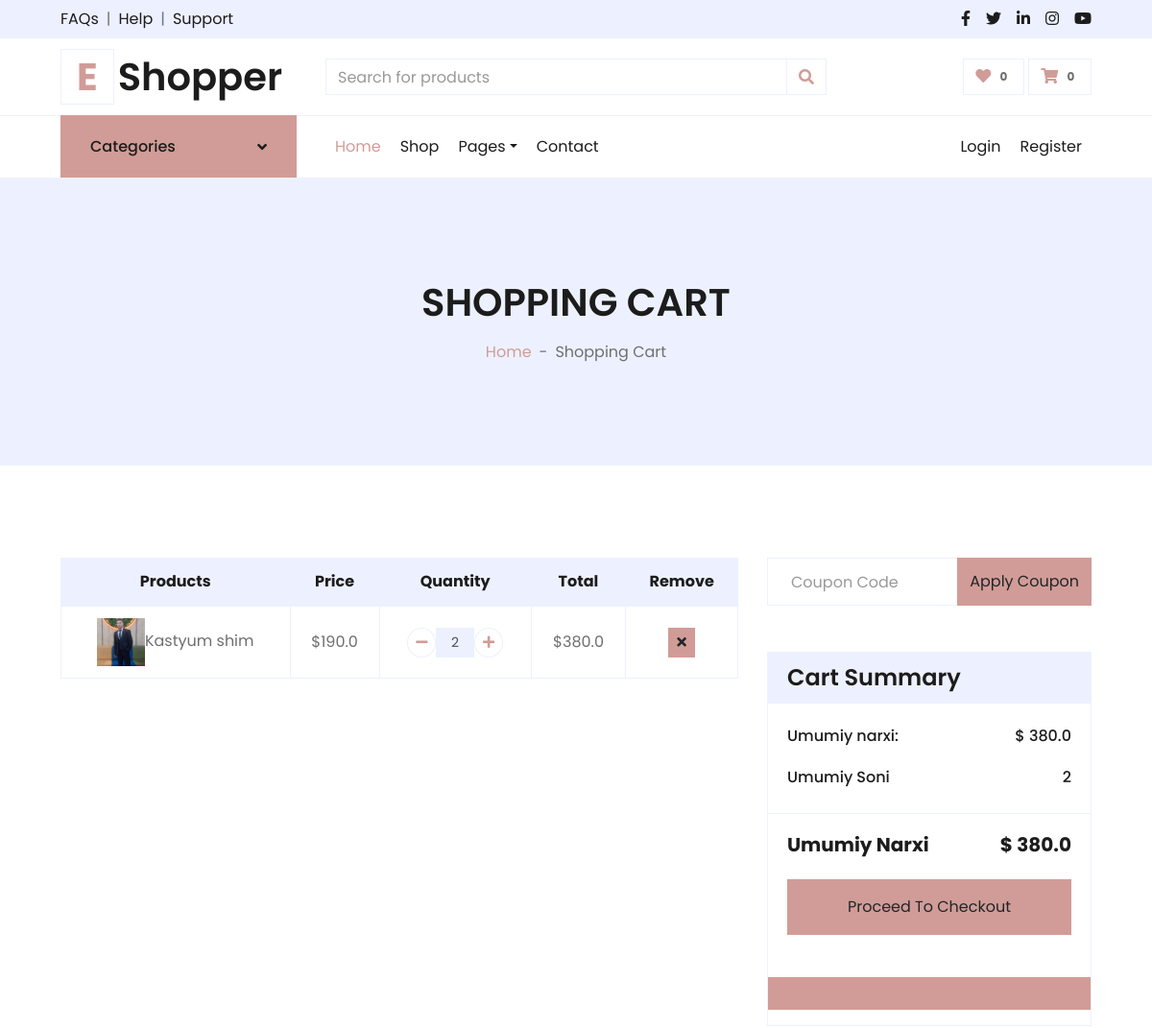
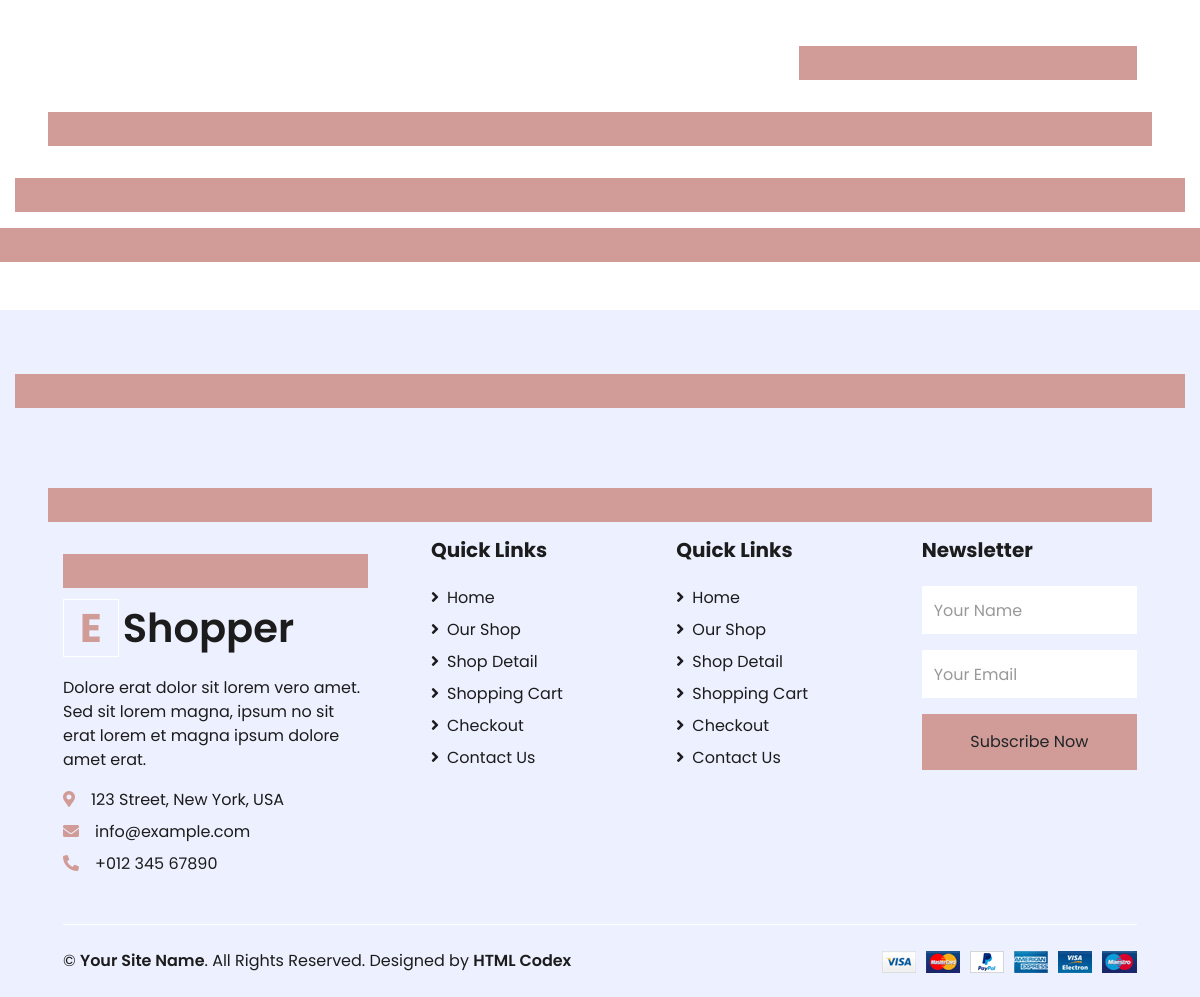
The app's page /cart/ (signed in) with its own data (2 pictures, top to bottom).
### Shop/models.py (models this page shows)
class OrderProduct(models.Model):
    order = models.ForeignKey(Order, on_delete=models.SET_NULL, null=True)
    product = models.ForeignKey(Product, on_delete=models.SET_NULL, null=True)
    quantity = models.IntegerField(default=0)
    added = models.DateTimeField(auto_now_add=True)
    @property
    def get_cart_price(self):
        total_price = self.quantity * self.product.price
        return total_price

class Product(models.Model):
    category = models.ForeignKey(Category, on_delete=models.CASCADE)
    img = models.ImageField(upload_to='Product_img/')
    name = models.CharField(max_length=255)
    body = models.TextField()
    price = models.FloatField()
    discount = models.FloatField(blank=True, null=True)
    quantity = models.FloatField()

### Shop/views.py (the view)
# urls.py: path('cart/', views.cart, name='cart'),
def cart(request):
    cart_info = CartAuthenTicatedUser(request).get_cart_info()
    context = {
        'order_products':cart_info['order_products'],
        'cart_total_price':cart_info['cart_total_price'],
        'cart_total_quantity':cart_info['cart_total_quantity']
    }
    return render(request, 'cart.html', context)

### Shop/models.py (called while the page is built)
    @property
    def get_cart_total_price(self):
        order_products = self.orderproduct_set.all()
        total_price = sum([product.get_cart_price for product in order_products])
        return total_price

    @property
    def get_cart_total_quantity(self):
        order_products = self.orderproduct_set.all()
        total_quantity =sum([product.quantity for product in order_products])
        return total_quantity

### Shop/utils.py (called while the page is built)
    def get_cart_info(self):
        customer, created = models.Customer.objects.get_or_create(
            user = self.request.user,
        )
        order, created, = models.Order.objects.get_or_create(
            customer=customer
        )
        order_products = order.orderproduct_set.all()
        cart_total_price = order.get_cart_total_price
        cart_total_quantity = order.get_cart_total_quantity
        return{
            'order':order,
            'order_products':order_products,
            'cart_total_price':cart_total_price,
            'cart_total_quantity':cart_total_quantity
        }

### templates/cart.html
{% extends 'base.html' %}
{% load static %}
{% block content %}
    <div class="container-fluid bg-secondary mb-5">
        <div class="d-flex flex-column align-items-center justify-content-center" style="min-height: 300px">
            <h1 class="font-weight-semi-bold text-uppercase mb-3">Shopping Cart</h1>
            <div class="d-inline-flex">
                <p class="m-0"><a href="">Home</a></p>
                <p class="m-0 px-2">-</p>
                <p class="m-0">Shopping Cart</p>
            </div>
        </div>
    </div>
    <div class="container-fluid pt-5">
        <div class="row px-xl-5">
            <div class="col-lg-8 table-responsive mb-5">
                <table class="table table-bordered text-center mb-0">
                    <thead class="bg-secondary text-dark">
                        <tr>
                            <th>Products</th>
                            <th>Price</th>
                            <th>Quantity</th>
                            <th>Total</th>
                            <th>Remove</th>
                        </tr>
                    </thead>
                    <tbody class="align-middle">
                        {% for product in order_products %}
                        <tr>
                            <td class="align-middle"><img src="{{product.product.img.url}}" alt="" style="width: 50px;">{{product.product.name}}</td>
                            <td class="align-middle">${{product.product.price}}</td>
                            <td class="align-middle">
                                <div class="input-group quantity mx-auto" style="width: 100px;">
                                    <div class="input-group-btn">
                                        <button class="btn btn-sm btn-minus rounded-circle bg-light border" >
                                            <a href="{% url 'to_cart' product.product.id 'delete' %}"><i class="fa fa-minus"></i></a>
                                            </button>
                                    </div>
                                    <input type="text" class="form-control form-control-sm bg-secondary text-center" value="{{product.quantity}}">
                                    <div class="input-group-btn">
                                        <button class="btn btn-sm btn-plus rounded-circle bg-light border">
                                            <a href="{% url 'to_cart' product.product.id 'add' %}"><i class="fa fa-plus"></i></a>
                                           </button>
                                    </div>
                                </div>
                            </td>
                            <td class="align-middle">${{product.get_cart_price }}</td>
                            <td class="align-middle"><button class="btn btn-sm btn-primary"><i class="fa fa-times"></i></button></td>
                        </tr>
                        {% endfor %}
                    </tbody>
                </table>
            </div>
            <div class="col-lg-4">
                <form class="mb-5" action="">
                    <div class="input-group">
                        <input type="text" class="form-control p-4" placeholder="Coupon Code">
                        <div class="input-group-append">
                            <button class="btn btn-primary">Apply Coupon</button>
                        </div>
                    </div>
                </form>
                <div class="card border-secondary mb-5">
                    <div class="card-header bg-secondary border-0">
                        <h4 class="font-weight-semi-bold m-0">Cart Summary</h4>
                    </div>
                    <div class="card-body">
                        <div class="d-flex justify-content-between mb-3 pt-1">
                            <h6 class="font-weight-medium">Umumiy narxi:</h6>
                            <h6 class="font-weight-medium">$ {{ cart_total_price }}</h6>
                        </div>
                        <div class="d-flex justify-content-between">
                            <h6 class="font-weight-medium">Umumiy Soni</h6>
                            <h6 class="font-weight-medium"> {{cart_total_quantity}} </h6>
                        </div>
                    </div>
                    <div class="card-footer border-secondary bg-transparent">
                        <div class="d-flex justify-content-between mt-2">
                            <h5 class="font-weight-bold">Umumiy Narxi</h5>
                            <h5 class="font-weight-bold">$ {{ cart_total_price }}</h5>
                        </div>
                        <a href="{% url 'payment' %}" class="btn btn-block btn-primary my-3 py-3">Proceed To Checkout</button>
                    </div>
                </div>
            </div>
        </div>
    </div>
    {% endblock content %}

### records on screen
OrderProduct: product.img (picture), product.name "Kastyum shim", product.price "190.0", quantity "2", get_cart_price "380.0"

### other values on screen
{{ cart_total_price }} "380.0"
{{ cart_total_quantity }} "2"
